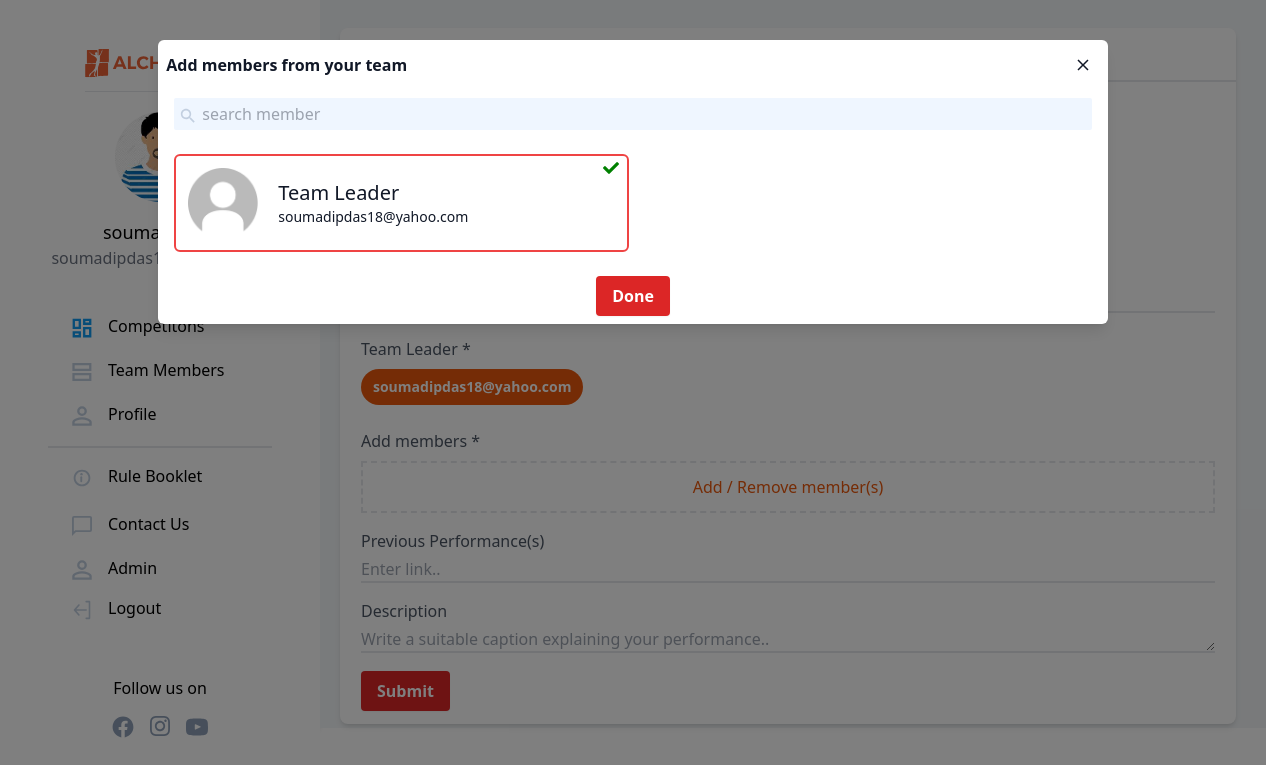
The page /competitions/register/fdbaf936-486e-4a8f-855a-1543078b4182 (signed in) on the database as committed earlier.
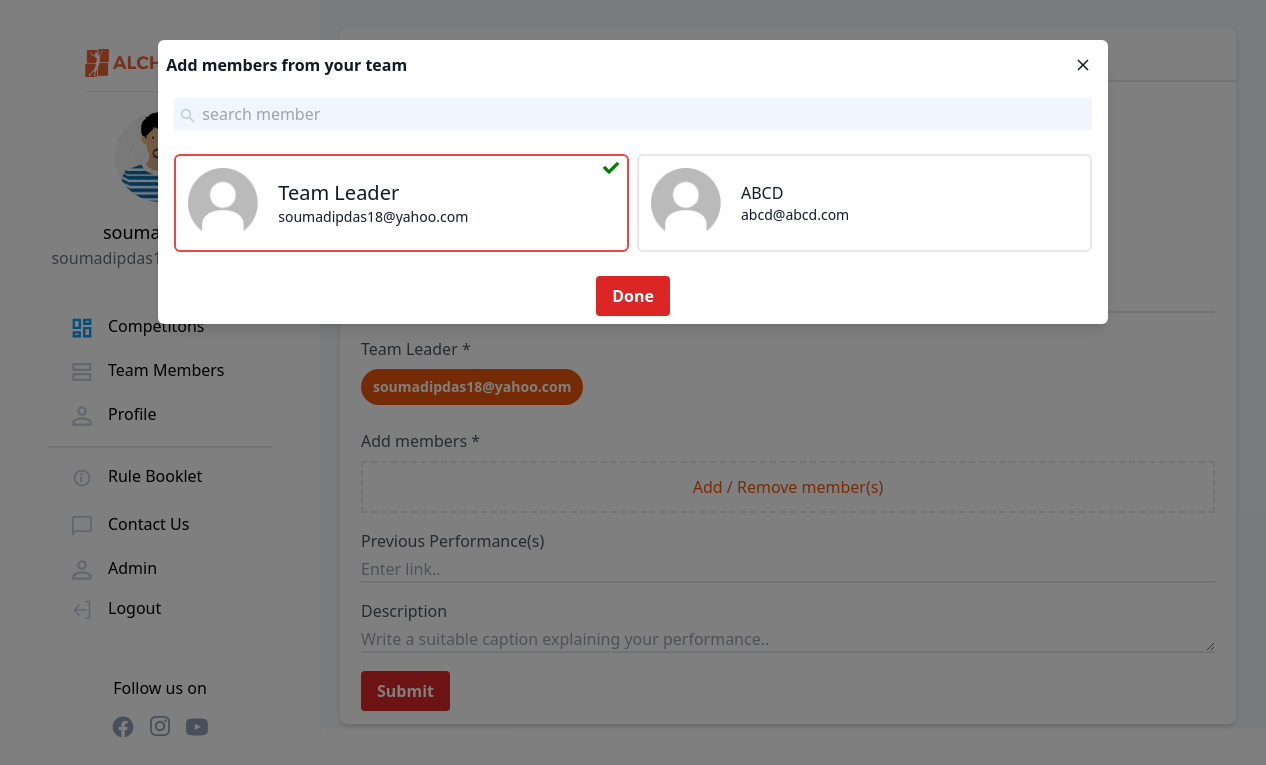
The same page on the database as committed later.
### teams/models.py (models this page shows, shortened)
class TeamMembers(models.Model):
    GENDER_CHOICES = [
        ('M', 'Male'),
        ('F', 'Female'),
    ]
    id = models.SlugField(primary_key=True, default=uuid.uuid4)
    email = models.EmailField(unique=True)
    name = models.CharField(max_length=150, blank=True)
    phone = PhoneNumberField(unique=False, blank=True)
    gender = models.CharField(choices = GENDER_CHOICES,max_length=1,default='M')

### competitions/views.py (the view)
@login_required(login_url='login')
def registercompetition(request, slug):
    comp = Competition.objects.get(id=slug)
    check_unique = CompTeam.objects.filter(leader=request.user, event=comp)
    team_members = Team.objects.get(leader=request.user).members.all()
    if request.method != 'POST' and len(check_unique) > 0:
        messages.error(
            request, 'You have already registered your team for this event')
        return redirect('showallcompetitions')
    else:
        if request.method == 'POST':
            compteams = CompTeam.objects.create(
                event=comp, leader=request.user, teamname=request.POST['teamname'])
            team_members = []
            for member in json.loads(request.POST.get('members')):
                print(str(member['id']))
                compteams.members.add(
                    TeamMembers.objects.get(id=str(member['id'])))
                compteams.save()
            if request.POST.get('link') or request.POST.get('description'):
                prev = PreviousPerformance.objects.create(event=comp, team=compteams, link=request.POST.get(
                    'link'), description=request.POST.get('description'))
                prev.save()
            for user in json.loads(request.POST.get('members')):
                subject = "Event Registration Successful"
                email_template_name = "competitions/registration_email.txt"
                c = {
                    "name": user['name'],
                    "event": comp.event_name
                }
                print(user['name'])
                print(comp.event_name)
                email = render_to_string(email_template_name, c)
                try:
                    send_mail(subject, email, 'Alcheringa Registration Portal', [
                        user['email']], fail_silently=False)
                    print("done")
                except BadHeaderError:
                    return HttpResponse('Invalid header found.')
            messages.success(
                request, 'You have registered your team for this event successfully')
            return HttpResponse("OK")
    return render(request, 'competitions/compreg.html', {'comp': comp, 'team_members': team_members, })

### competitions/models.py (called while the page is built)
    def __str__(self):
          return str(self.module)

### templates/competitions/compreg.html (shortened to what the changed rows need)
{% extends '../basictailwind.html'%}
{%load static%}
{% block body %}
<body x-data="{ showModal: false}" :class="{'overflow-y-hidden': showModal}">
    {%include 'competitions/add_member_modal.html'%}
</body>
{%endblock%}

### templates/competitions/add_member_modal.html (shortened to what this page needs)
{%load static%}
<div class="fixed inset-0 w-full h-full z-20 bg-black bg-opacity-50 duration-300 overflow-y-auto" id="addmodal" x-show="showModal"
        x-transition:enter="transition duration-300" x-transition:enter-start="opacity-0"
        x-transition:enter-end="opacity-100" x-transition:leave="transition duration-300"
        x-transition:leave-start="opacity-100" x-transition:leave-end="opacity-0">
        <div class="relative sm:w-3/4 md:w-3/4 lg:w-3/4 mx-2 sm:mx-auto my-10 opacity-100" id="add-member-modal">
            <div class="relative bg-white shadow-lg rounded-md text-gray-900 z-20"id="add-member-modal2" @click.away="showModal = false"
                x-show="showModal" x-transition:enter="transition transform duration-300" x-transition:enter-start="scale-0"
                x-transition:enter-end="scale-100" x-transition:leave="transition transform duration-300"
                x-transition:leave-start="scale-100" x-transition:leave-end="scale-0">
                <header class="flex items-center justify-between p-2">
                    <h2 class="font-semibold">Add members from your team</h2>
                    <button class="focus:outline-none p-2" @click="showModal = false">
                        <svg class="fill-current" xmlns="http://www.w3.org/2000/svg" width="18" height="18" viewBox="0 0 18 18">
                            <path
                                d="M14.53 4.53l-1.06-1.06L9 7.94 4.53 3.47 3.47 4.53 7.94 9l-4.47 4.47 1.06 1.06L9 10.06l4.47 4.47 1.06-1.06L10.06 9z">
                            </path>
                        </svg>
                    </button>
                </header>
                <div class="mx-4 my-2 bg-blue-50 rounded-sm">
                    <span class="float-left p-1">
                    </span>
                    <span>
                        <input type="search" class="py-1 bg-blue-50 font-light text-base" placeholder="search member" />
                    </span>
                </div>
                <div class="p-3 grid grid-cols-1 sm:grid-cols-2">
                    <div class="m-1 p-3 flex bg-white bg-blue-50 border-red-500 border-2 rounded-md relative cursor-pointer">
                        <img width="70" height="70" src="{%static 'imgs/user-default.png'%}" alt="profile" border="0" />
                        <div class="absolute top-0 right-0 h-16 w-16 text-right px-2" id="{{member.id}}"><i class="fa fa-check"
                                aria-hidden="true" style="color:green;"></i></div>
                        <div class="mx-5 my-auto">
                            <div class="font-medium text-xl text-base">Team Leader</div>
                            <div class="font-light text-sm">{{request.user.email}}</div>
                        </div>
                    </div>
                    {%for member in team_members%}
                    <div class="m-1 p-3 flex border-2 rounded-md relative cursor-pointer team_members_card" id="card{{member.id}}"onclick="select('{{member.id}}')">
                        <img width="70" height="70" src="{%static 'imgs/user-default.png'%}" alt="profile" border="0" />
                        <div class="mx-5 my-auto">
                            <div class="font-medium text-base">{{member.name}}</div>
                            <div class="font-light text-sm">{{member.email}}</div>
                        </div>
                    </div>
                    {%endfor%}
                </div>
                <footer  class="p-2 text-center">
                    <button class="bg-red-600 hover:bg-red-700 text-white inline-block py-2 px-4 rounded shadow-sm font-semibold text-base"id="confirm-select"  @click="showModal = false">Done</button>
                </footer>
            </div>
        </div>
    </div>

Rows that differ between the two databases and show on the page:
added TeamMembers: name "ABCD", email "abcd@abcd.com"
